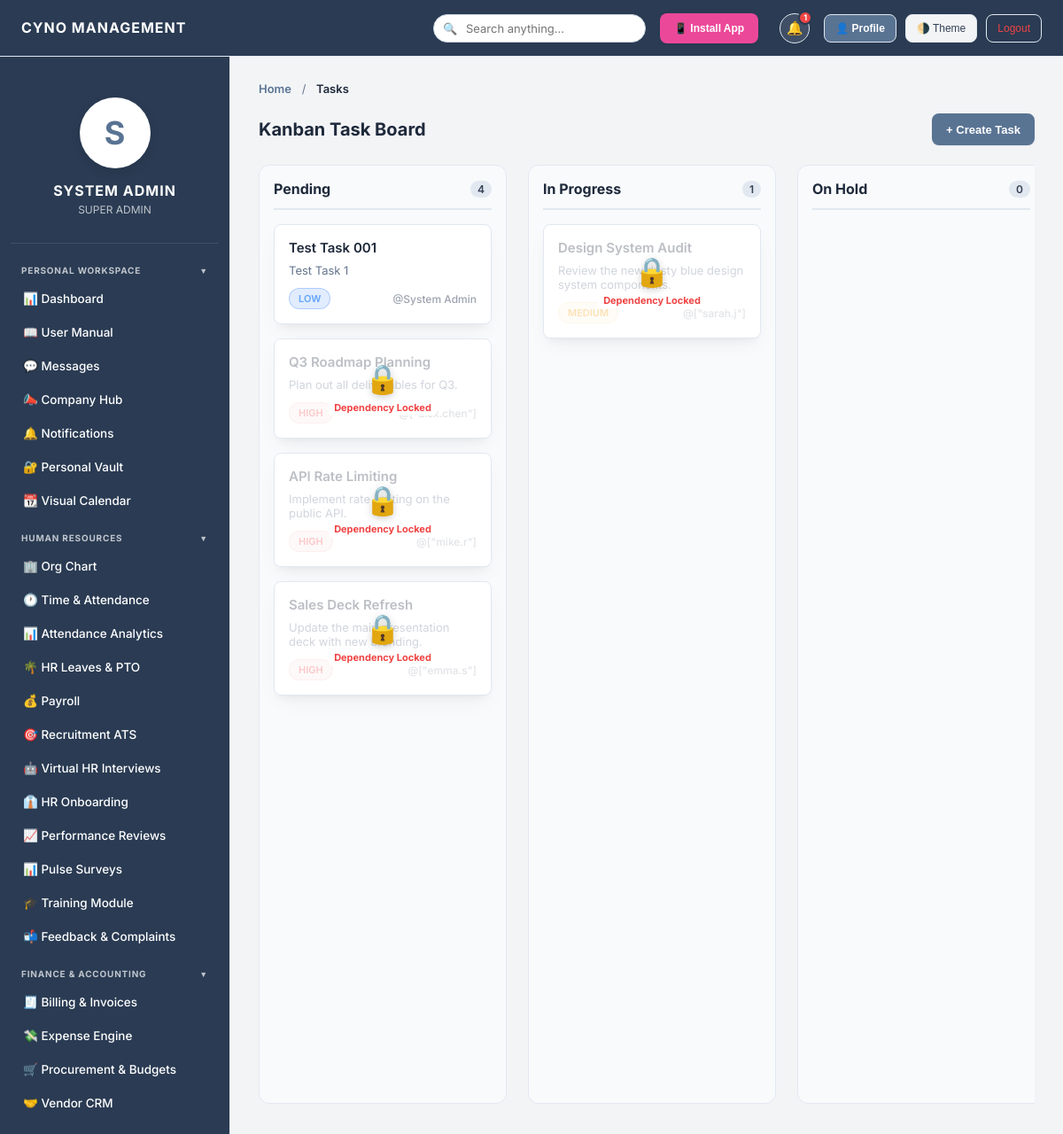
/tasks.php (signed in), run on the app's committed database.
### tables this page shows
CREATE TABLE tasks (
        id INTEGER PRIMARY KEY AUTOINCREMENT,
        task_id TEXT UNIQUE NOT NULL,
        name TEXT NOT NULL,
        description TEXT,
        assigned_to TEXT, -- stored as JSON string
        due_date TEXT,
        priority TEXT,
        status TEXT DEFAULT 'Pending'
    , project_id INTEGER DEFAULT 0, dependency_id INTEGER DEFAULT '-', blocked_by_task_id INTEGER DEFAULT NULL, is_milestone INTEGER DEFAULT 0, created_by TEXT);

### includes/db.php (called while the page is built, shortened)
<?php
function hasPermission($pdo, $permission_key) {
    if (in_array($_SESSION['role'], ['Admin', 'Super Admin']) || $_SESSION['role'] === 'Super Admin') return true;
    return false;
}

### tasks.php (the view, shortened to what this page needs)
<?php
require_once 'includes/db.php';
require_once 'includes/header.php';
require_once 'includes/sidebar.php';
$canCreateTasks = hasPermission($pdo, 'create_tasks');
$canEditTasks   = hasPermission($pdo, 'edit_tasks');
$tasks = $pdo->query("SELECT * FROM tasks WHERE status != 'Deleted'")->fetchAll(PDO::FETCH_ASSOC);
$board = [
    'Pending' => [],
    'In Progress' => [],
    'On Hold' => [],
    'Completed' => []
];
$tasksLookup = [];
foreach($tasks as $t) { $tasksLookup[$t['id']] = $t['status']; }
foreach($tasks as &$t) {
    $t['is_blocked'] = false;
    if (!empty($t['dependency_id'])) {
        $parentStatus = $tasksLookup[$t['dependency_id']] ?? 'Deleted';
        if ($parentStatus !== 'Completed') {
            $t['is_blocked'] = true;
        }
    }
    if(isset($board[$t['status']])) {
        $board[$t['status']][] = $t;
    } else {
        $board['Pending'][] = $t;
    }
}
?>
<div class="content-section active">
    <div class="section-header">
        <h2>Kanban Task Board</h2>
        <?php if($canCreateTasks): ?>
        <button class="add-button" onclick="openTaskModal()">+ Create Task</button>
        <?php endif; ?>
    </div>
    <div class="kanban-board">
        <?php foreach($board as $statusName =>$colTasks): ?>
            <div class="kanban-col" data-status="<?= $statusName ?>">
                <div class="kanban-col-header">
                    <span><?= $statusName ?></span>
                    <span class="kanban-col-count" id="count-<?= str_replace(' ', '', $statusName) ?>"><?= count($colTasks) ?></span>
                </div>
                <div class="kanban-dropzone" style="flex:1; display:flex; flex-direction:column; gap:16px;">
                    <?php foreach($colTasks as $task):
                        $blocked = $task['is_blocked'];
                    ?>
                        <div class="kanban-card <?= $blocked ? 'blocked' : '' ?>" draggable="<?= ($canEditTasks && !$blocked) ? 'true' : 'false' ?>" data-id="<?= $task['id'] ?>" data-task_id="<?= $task['task_id'] ?>" data-json='<?= htmlspecialchars(json_encode($task), ENT_QUOTES) ?>' onclick="<?= ($canEditTasks && !$blocked) ? 'editTask(JSON.parse(this.dataset.json))' : '' ?>" style="position:relative;">
                            <?php if($blocked): ?>
                            <div style="position:absolute; top:0; left:0; right:0; bottom:0; background:rgba(255,255,255,0.7); z-index:10; border-radius:8px; display:flex; align-items:center; justify-content:center; flex-direction:column; cursor:not-allowed;">
                                <div style="font-size:32px; filter:drop-shadow(0 2px 4px rgba(0,0,0,0.2));">🔒</div>
                                <div style="font-size:11px; font-weight:bold; color:#ef4444; background:white; padding:2px 6px; border-radius:4px; margin-top:4px;">Dependency Locked</div>
                            </div>
                            <?php endif; ?>
                            <div class="kanban-card-title">
                                <?= htmlspecialchars($task['name']) ?>
                            </div>
                            <div class="kanban-card-desc"><?= htmlspecialchars($task['description']) ?></div>
                            <div class="kanban-card-meta">
                                <span class="priority-badge priority-<?= htmlspecialchars($task['priority']) ?>"><?= htmlspecialchars($task['priority']) ?></span>
                                <span style="color: #9ca3af; font-weight: 500;">@<?= htmlspecialchars($task['assigned_to']) ?></span>
                            </div>
                        </div>
                    <?php endforeach; ?>
                </div>
            </div>
        <?php endforeach; ?>
    </div>
</div>
<?php require_once 'includes/footer.php'; ?>

### assets/css/style.css (style rules this page uses)
:root { --bg-body: #f3f4f6; --bg-header: #2a3b53; --bg-sidebar: #2a3b53; --bg-main: #f3f4f6; --bg-card: #ffffff; --bg-hover: rgba(255, 255, 255, 0.1); --border-card: #e2e8f0; --text-heading: #1e293b; --text-body: #334155; --text-muted: #64748b; --input-bg: #ffffff; --input-border: #cbd5e1; --table-header: #f8fafc; --primary-color: #597393; --primary-hover: #475f7e; --primary-light: rgba(255, 255, 255, 0.15); --success: #10b981; --warning: #f59e0b; --danger: #ef4444; --modal-overlay: rgba(15,23,42,0.6); --shadow-xs: 0 1px 2px 0 rgba(0, 0, 0, 0.05); --shadow-sm: 0 4px 6px -1px rgba(0, 0, 0, 0.05), 0 2px 4px -2px rgba(0, 0, 0, 0.05); --shadow-soft: 0 10px 25px -5px rgba(0, 0, 0, 0.05), 0 8px 10px -6px rgba(0, 0, 0, 0.05); --radius-sm: 8px; --radius-md: 12px; --radius-lg: 16px; --sidebar-w: 260px; --header-h: 64px; }
*, *::before, *::after { margin:0; padding:0; box-sizing:border-box; }
html { font-size:14px; -webkit-font-smoothing:antialiased; }
body { font-family:'Inter',system-ui,sans-serif; background:var(--bg-body); color:var(--text-body); min-height:100vh; overflow:hidden; }
h1,h2,h3,h4,h5,h6 { font-weight:600; color:var(--text-heading); line-height:1.3; }
.content-section.active { display:block; }
.section-header, .header-action { display:flex; justify-content:space-between; align-items:center; margin-bottom:22px; }
.section-header h2, .header-action h2 { font-size:20px; font-weight:700; color:var(--text-heading); margin:0; }
.add-button, .btn-primary, .btn, button.submit, .submit { display:inline-flex; align-items:center; gap:6px; height:36px; padding:0 16px; background:var(--primary-color); color:#fff; border:none; border-radius:var(--radius-sm); font-size:13px; font-weight:600; cursor:pointer; transition:background .2s, transform .1s, box-shadow .2s; white-space:nowrap; box-shadow:var(--shadow-xs); }
.content-section.active { animation: fadeInUp .35s ease-out; }

### tasks.php (style rules this page uses)
.kanban-board { display: flex; gap: 24px; min-height: calc(100vh - 200px); overflow-x: auto; padding-bottom: 20px; }
.kanban-col { flex: 1; min-width: 280px; background: var(--table-header); border-radius: 12px; padding: 16px; display: flex; flex-direction: column; gap: 16px; border: 1px solid var(--border-card); }
.kanban-col-header { font-weight: 700; font-size: 16px; color: var(--text-heading); padding-bottom: 12px; margin-bottom: 0; border-bottom: 2px solid var(--border-card); display:flex; justify-content:space-between; align-items:center; }
.kanban-col-count { background: var(--border-card); padding: 2px 8px; border-radius: 12px; font-size: 12px; color: var(--text-body); font-weight: 600; }
.kanban-card { background: var(--bg-card); border-radius: 8px; padding: 16px; box-shadow: var(--shadow-soft); cursor: grab; transition: transform 0.2s, box-shadow 0.2s; border: 1px solid var(--border-card); }
.kanban-card-title { font-weight: 600; color: var(--text-heading); margin-bottom: 8px; font-size: 15px; }
.kanban-card-desc { font-size: 13px; color: var(--text-muted); margin-bottom: 12px; display: -webkit-box; -webkit-line-clamp: 3; -webkit-box-orient: vertical; overflow: hidden; }
.kanban-card-meta { display: flex; justify-content: space-between; align-items: center; font-size: 12px; }
.priority-badge { padding: 4px 10px; border-radius: 12px; font-weight: 600; font-size: 11px; text-transform: uppercase; }
.priority-High { background: rgba(239, 68, 68, 0.1); color: #ef4444; border: 1px solid rgba(239, 68, 68, 0.2); }
.priority-Medium { background: rgba(245, 158, 11, 0.1); color: #f59e0b; border: 1px solid rgba(245, 158, 11, 0.2); }
.priority-Low { background: rgba(59, 130, 246, 0.15); color: #60a5fa; border: 1px solid rgba(59, 130, 246, 0.3); }

### data on the page
tasks: name "Test Task 001", description "Test Task 1", priority "LOW", assigned_to "System Admin"
tasks: shows "Dependency Locked", name "Q3 Roadmap Planning", description "Plan out all deliverables for Q3.", priority "HIGH", assigned_to "[\"alex.chen\"]"
tasks: shows "Dependency Locked", name "API Rate Limiting", description "Implement rate limiting on the public API.", priority "HIGH", assigned_to "[\"mike.r\"]"
tasks: shows "Dependency Locked", name "Sales Deck Refresh", description "Update the main presentation deck with new branding.", priority "HIGH", assigned_to "[\"emma.s\"]"
tasks: shows "Dependency Locked", name "Design System Audit", description "Review the new dusty blue design system components.", priority "MEDIUM", assigned_to "[\"sarah.j\"]"

### other printed values
$GLOBAL_SETTINGS['company_name'] "CYNO MANAGEMENT"
$_notifCount "1"
substr($_SESSION['name'],0,1) "S"
$_SESSION['name'] "SYSTEM ADMIN"
$_SESSION['role'] "SUPER ADMIN"
$pageTitle "Tasks"
$statusName "Pending"
count($colTasks) "4"
$statusName "In Progress"
count($colTasks) "1"
$statusName "On Hold"
count($colTasks) "0"
